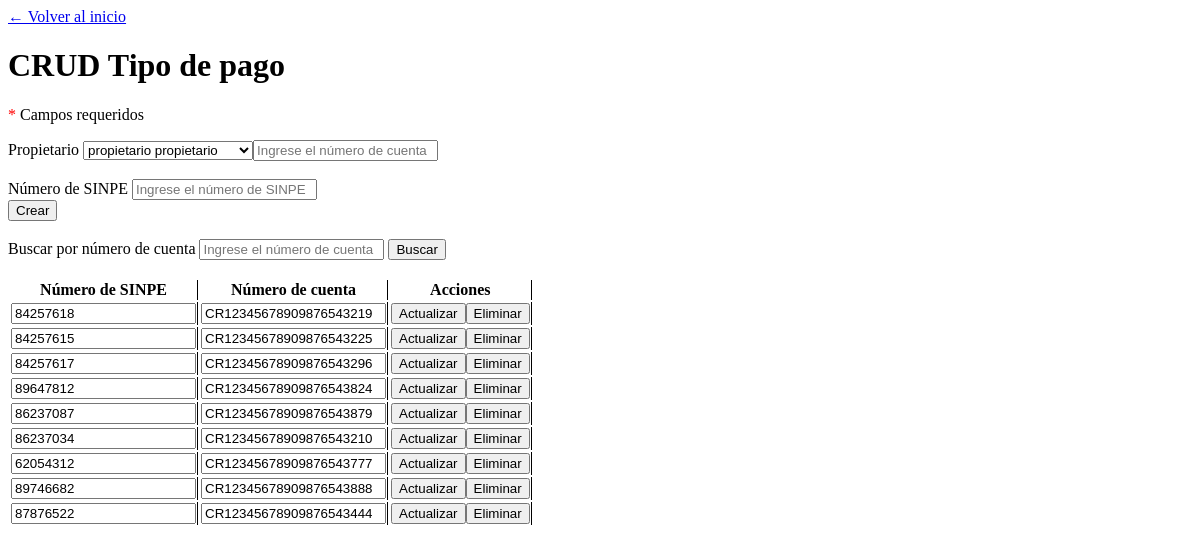
The page /Proyecto/view/paymentTypeView.php (signed in) on the database as committed earlier.
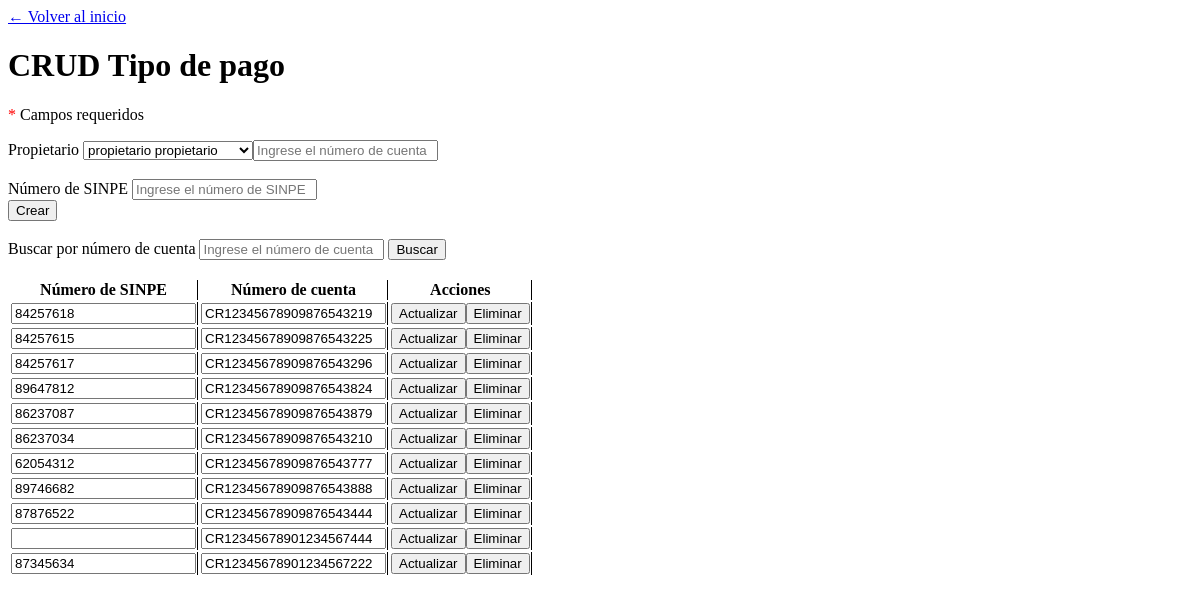
The same page on the database as committed later.
### tables this page shows
CREATE TABLE `tbpaymenttype` (
  `tbpaymenttypeid` int(11) NOT NULL,
  `tbownerid` int(11) NOT NULL,
  `tbpaymenttypenumber` varchar(50) NOT NULL,
  `tbpaymenttypesinpenumber` varchar(100) NOT NULL,
  `tbpaymenttypestatus` tinyint(1) NOT NULL DEFAULT 1,
  `tbpaymenttypeisactive` int(11) NOT NULL DEFAULT 1
);

### Proyecto/domain/User.php (called while the page is built, shortened)
<?php
require 'Person.php';
class User extends Person{
    private $userType;
    function __construct($id = 0, $nickname = "", $password = "", $active = false, $userType = "", $name = "", $surnames = "", $legalIdentification = "", $phone = "", $email = "") {
        $this->userType = $userType;
    }
    public function getUserType() {
        return $this->userType;
    }
}

### Proyecto/domain/Owner.php (called while the page is built, shortened)
<?php
require 'User.php';
class Owner extends User {
    private $idTBOwner;
    function __construct(
        $idTBOwner = 0,
        $directionTBOwner = "",
        $photoURLTBOwner = "",
        $statusTBOwner = true,
        $id = 0,
        $nickname = "",
        $password = "",
        $active = true,
        $userType = "",
        $name = "",
        $surnames = "",
        $legalIdentification = "",
        $phone = "",
        $email = ""
    ) {
        $this->idTBOwner = $idTBOwner;
    }
    public function getIdTBOwner() {
        return $this->idTBOwner;
    }
    public function getFullName(){
        return $this->name." ".$this->surnames;
    }
}

### Proyecto/data/ownerData.php (called while the page is built, shortened)
<?php
include_once '../domain/Owner.php';
class ownerData extends Data {
    public function getAllTBOwner() {
        $conn = mysqli_connect($this->server, $this->user, $this->password, $this->db);
        $conn->set_charset('utf8');
        $query = "SELECT * FROM tbowner INNER JOIN tbuser ON tbowner.tbuserid = tbuser.tbuserid WHERE tbownerstatus=1 AND tbuserstatus=1;";
        $result = mysqli_query($conn, $query);
        $owners = [];
        while ($row = mysqli_fetch_assoc($result)) {
            $currentOwner = new Owner(
                $row['tbownerid'], $row['tbownerdirection'], $row['tbownerphotourl'], $row['tbownerstatus'],
                $row['tbuserid'], $row['tbusernickname'], $row['tbuserpassword'], $row['tbuserstatus'], "Propietario", $row['tbusername'], $row['tbusersurnames'], $row['tbuserlegalidentification'], $row['tbuserphone'], $row['tbuseremail']
            );
            array_push($owners, $currentOwner);
        }
        return $owners;
    }
}

### Proyecto/business/ownerBusiness.php (called while the page is built, shortened)
<?php
include_once '../data/ownerData.php';
class OwnerBusiness {
    private $ownerData;
    public function __construct() {
        $this->ownerData = new ownerData();
    }
    public function getAllTBOwners() {
        return $this->ownerData->getAllTBOwner();
    }
}

### Proyecto/domain/Person.php (called while the page is built, shortened)
<?php
class Person {
    function __construct($name="", $surnames="", $legalIdentification="", $phone="", $email=""){
        $this->name = $name;
        $this->surnames = $surnames;
    }
}

### Proyecto/data/paymentTypeData.php (called while the page is built, shortened)
<?php
include_once '../domain/PaymentType.php';
class paymentTypeData extends Data {
    public function getAllTbPaymentType() {
        $conn = mysqli_connect($this->server, $this->user, $this->password, $this->db);
        $conn->set_charset('utf8');
        $query = "SELECT * FROM tbpaymenttype WHERE tbpaymenttypeisactive=1;";
        $result = mysqli_query($conn, $query);
        $bankA = [];
        while ($row = mysqli_fetch_assoc($result)) {
            $currentPaymentType= new PaymentType($row['tbpaymenttypeid'], $row['tbownerid'], $row['tbpaymenttypenumber'],
            $row['tbpaymenttypesinpenumber'], $row['tbpaymenttypestatus']);
            array_push($bankA, $currentPaymentType);
        }
        return $bankA;
    }
}

### Proyecto/business/paymentTypeBusiness.php (called while the page is built, shortened)
<?php
include_once  '../data/paymentTypeData.php';
include_once  '../domain/Owner.php';
class paymentTypeBusiness {
    private $paymentTypeData;
    public function __construct() {
        $this->paymentTypeData = new paymentTypeData();
    }
    public function getAll() {
        return $this->paymentTypeData->getAllTbPaymentType();
    }
}

### Proyecto/domain/PaymentType.php (called while the page is built, shortened)
<?php
include_once '../domain/Owner.php';
class PaymentType {
    private $accountNumber;
    private $sinpeNumber;
    public function __construct ($tbPaymentTypeId, $ownerId, $accountNumber,$sinpeNumber, $status){
        $this->accountNumber = $accountNumber;
        $this->sinpeNumber = $sinpeNumber;
    }
    public function getAccountNumber(){
        return $this->accountNumber;
    }
    public function getSinpeNumber(){
        return $this->sinpeNumber;
    }
}

### Proyecto/view/paymentTypeView.php (the view, shortened to what this page needs)
<?php
    require '../domain/Owner.php';
    require '../business/paymentTypeBusiness.php';
    require '../business/ownerBusiness.php';
    $userLogged = $_SESSION['user'];
    $ownerBusiness = new ownerBusiness();
    if ($userLogged->getUserType() == "Administrador") {
        $owners = $ownerBusiness->getAllTBOwners();
    } else if ($userLogged->getUserType() == "Propietario") {
        $owners = [$userLogged];
    }
?>
<!DOCTYPE html>
<html lang="es">
<head>
</head>
<body>
    <?php
        if ($userLogged->getUserType() == "Propietario") {
            echo '<a href="ownerViewSession.php">← Volver al inicio</a>';
        } else if ($userLogged->getUserType() == "Administrador") {
            echo '<a href="adminView.php">← Volver al inicio</a>';
        }
    ?>
    <header>
        <h1>CRUD Tipo de pago</h1>
        <p><span class="required">*</span> Campos requeridos</p>
    </header>
    <section>
        <form method="post" id="formCreate">
            <label for="ownerId">Propietario</label>
            <select name="ownerId" id="ownerId" required>
                <?php
                    $owners = $_SESSION['owners'];
                    if (!empty($owners)) {
                        foreach ($owners as $owner) {
                            echo '<option value="' . htmlspecialchars($owner->getIdTBOwner()) . '">'
                                . htmlspecialchars($owner->getFullName())
                                . '</option>';
                        }
                    } else {
                        echo '<option value="">No hay propietarios disponibles</option>';
                    }
                ?>
            <br><br>
            <input placeholder="Ingrese el número de cuenta" type="text" name="accountNumber" id="accountNumber"/><br><br>
            <label for="sinpeNumber">Número de SINPE</label>
            <input placeholder="Ingrese el número de SINPE" type="text" name="sinpeNumber" id="sinpeNumber"/><br>
            <input type="submit" value="Crear" name="create" id="create"/>
        </form>
    </section>
    <br>
    <section>
        <form id="formSearchOne" method="get">
            <label for="searchOne">Buscar por número de cuenta</label>
            <input type="text" required placeholder="Ingrese el número de cuenta" name="searchOne" id="searchOne">
            <input type="submit" value="Buscar"/>
        </form>
        <br>
        <table>
            <thead>
                <tr>
                    <th>Número de SINPE</th>
                    <th>Número de cuenta</th>
                    <th>Acciones</th>
                </tr>
            </thead>
            <tbody>
                <?php
                    $paymentTypeBusiness = new paymentTypeBusiness();
                    if ($userLogged->getUserType() == "Propietario") {
                        $all = $paymentTypeBusiness -> getAllByOwnerID($userLogged->getIdTBOwner());
                        if (count($all) > 0) {
                            foreach ($all as $current) {
                                echo '<form method="post" action="../business/paymentTypeAction.php" onsubmit="return confirmAction(event);">';
                                echo '<input type="hidden" name="tbpaymentTypeid" value="' . $current->getTbPaymentTypeId() . '">';
                                echo '<tr>';
                                    echo '<td style="display:none;"><input type="text" name="OwnerId" value="' . $current->getOwnerId() . '"/></td>';
                                    echo '<td><input type="text" name="SinpeNumber" value="' . $current->getSinpeNumber() . '"/></td>';
                                    echo '<td><input type="text" name="AccountNumber" value="' . $current->getAccountNumber() . '"/></td>';
                                    echo '<input type="hidden" name="Status" value="1">';
                                    echo '<td>';
                                        echo '<input type="submit" value="Actualizar" name="update"/>';
                                        echo '<input type="submit" value="Eliminar" name="delete"/>';
                                    echo '</td>';
                                echo '</tr>';
                                echo '</form>';
                            }
                        } else {
                            echo '<tr>';
                                echo '<td colspan="5" style="text-align: center;">No hay registros</td>';
                            echo '</tr>';
                        }
                    }
                    else {
                        $all = $paymentTypeBusiness->getAll();
                        if (count($all) > 0) {
                            foreach ($all as $current) {
                                echo '<form method="post" action="../business/paymentTypeAction.php" onsubmit="return confirmAction(event);">';
                                echo '<tr>';
                                    echo '<td><input type="text" name="SinpeNumber" value="' . $current->getSinpeNumber() . '"/></td>';
                                    echo '<td><input type="text" name="AccountNumber" value="' . $current->getAccountNumber() . '"/></td>';
                                    echo '<td>';
                                        echo '<input type="submit" value="Actualizar" name="update"/>';
                                        echo '<input type="submit" value="Eliminar" name="delete"/>';
                                    echo '</td>';
                                echo '</tr>';
                                echo '</form>';
                            }
                        } else {
                            echo '<tr>';
                                echo '<td colspan="5" style="text-align: center;">No hay registros</td>';
                            echo '</tr>';
                        }
                    }
                ?>
            </tbody>
        </table>
    </section>
</body>
</html>

### Proyecto/view/paymentTypeView.php (style rules this page uses)
td, th { border-right: 1px solid; }
.required { color: red; }

Rows that differ between the two databases and show on the page:
added tbpaymenttype: AccountNumber "CR12345678901234567444"
added tbpaymenttype: SinpeNumber "87345634", AccountNumber "CR12345678901234567222"
